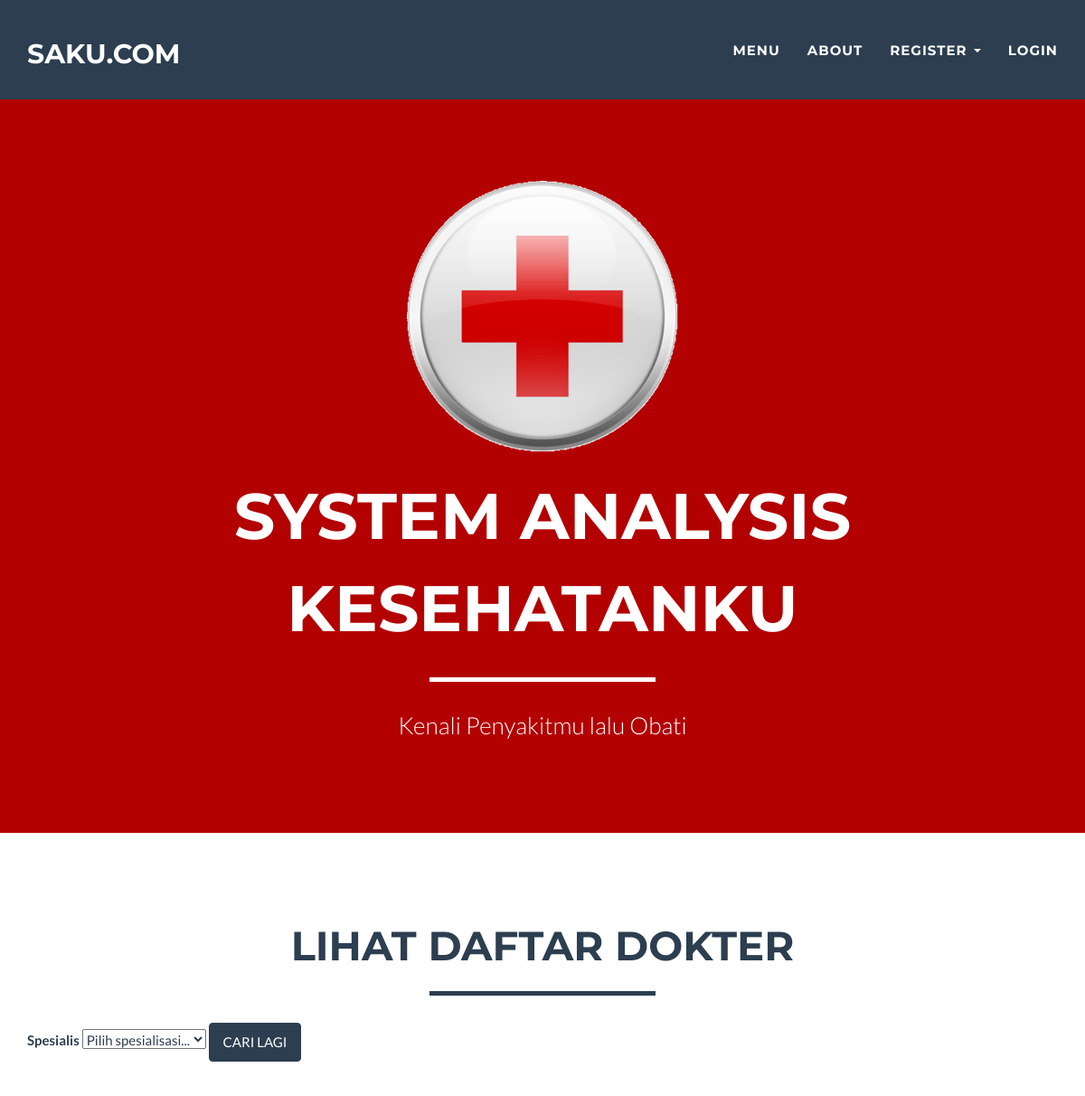
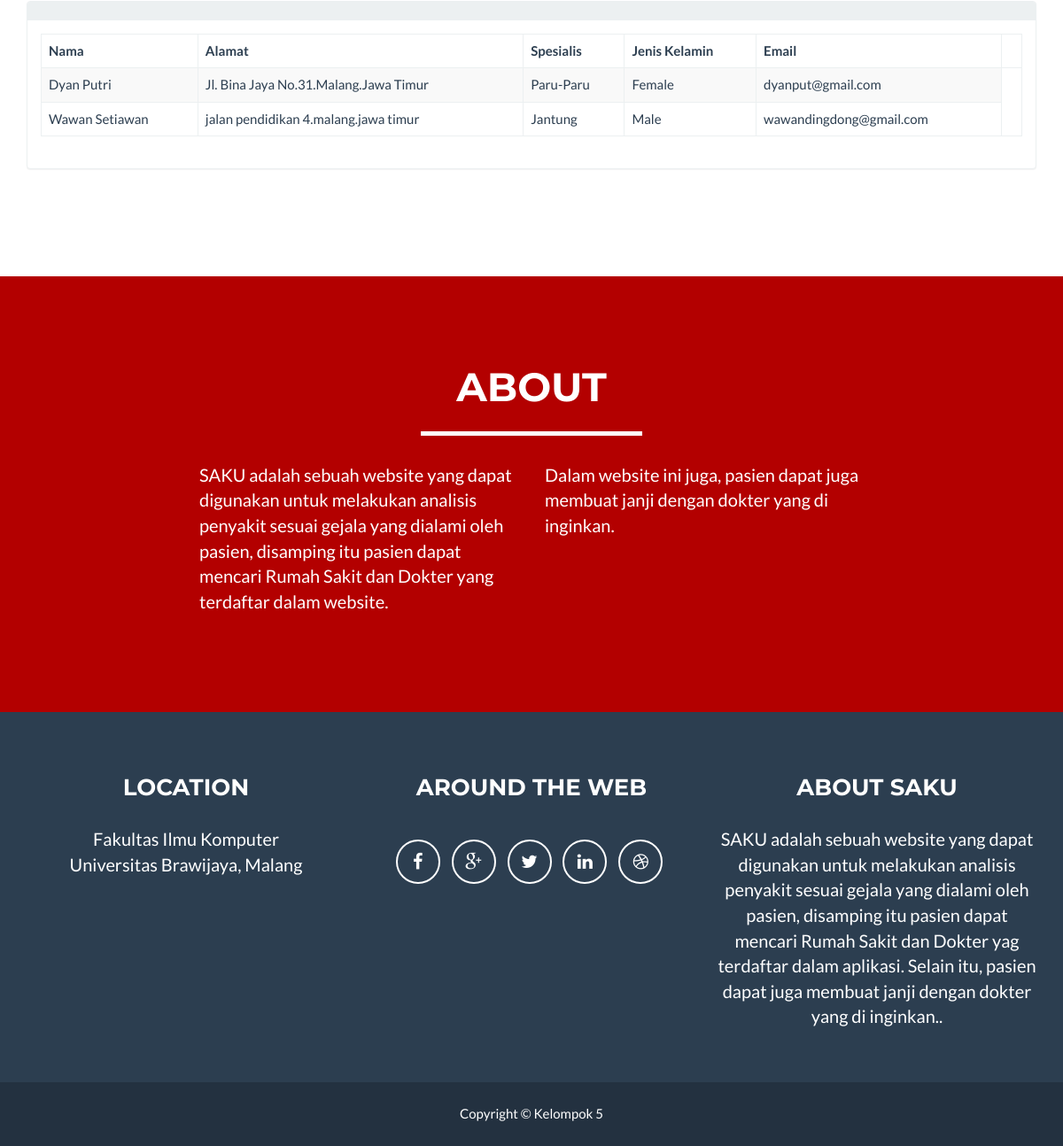
Screenshot of /index.php/home/dokter with the database file from the repository (2 pictures, top to bottom).
### tables this page shows
CREATE TABLE `user` (
  `First_Name` varchar(30) NOT NULL,
  `Last_Name` varchar(30) NOT NULL,
  `Alamat` varchar(100) NOT NULL,
  `Kota` varchar(50) NOT NULL,
  `Propinsi` varchar(30) NOT NULL,
  `Spesialis` varchar(20) NOT NULL,
  `Jenis_Kelamin` varchar(10) NOT NULL,
  `Username` varchar(25) NOT NULL,
  `Password` varchar(50) NOT NULL,
  `Tanggal_Lahir` varchar(50) NOT NULL,
  `Email` varchar(50) NOT NULL,
  `File` varchar(30) NOT NULL,
  `Level` int(1) NOT NULL
);

### application/controllers/Home.php (called while the page is built, shortened)
<?php if ( ! defined('BASEPATH')) exit('No direct script access allowed');
class Home extends CI_Controller {
			 ?>
		<?php
	public function dokter()
 {
 		$this->load->model('user_model');
        $user = $this->user_model->loadDataDokter();
        $this->load->vars('data', $user);
 		$this->load->view('Home/lihatdaftarDokter');
 }
}

### index.php (called while the page is built, shortened)
<?php
require_once BASEPATH.'core/CodeIgniter.php';

### application/models/user_model.php (called while the page is built, shortened)
<?php  if ( ! defined('BASEPATH')) exit('No direct script access allowed');
	class user_model extends CI_Model {
    	public function loadDataDokter() {
				$this->db->where('Level', 2);
			   $query = $this->db->get('user');
				return $query->result();
			}
}

### application/views/Home/lihatdaftarDokter.php (the view, shortened to what this page needs)
<!DOCTYPE html>
<html lang="en">
<head>
    <link href="<?php echo base_url(); ?>assets/home/css/bootstrap.min.css" rel="stylesheet">
    <link href="<?php echo base_url(); ?>assets/home/css/freelancer.css" rel="stylesheet">
    <link href="<?php echo base_url(); ?>assets/home/font-awesome/css/font-awesome.min.css" rel="stylesheet" type="text/css">
</head>
<body id="page-top" class="index">
    <nav class="navbar navbar-default navbar-fixed-top">
        <div class="container">
            <div class="navbar-header page-scroll">
                <a class="navbar-brand" href="#page-top">SAKU.COM</a>
            </div>
            <div class="collapse navbar-collapse" id="bs-example-navbar-collapse-1">
                <ul class="nav navbar-nav navbar-right">
                    <li class="page-scroll">
                        <a href="<?php echo base_url(); ?>">Menu</a>
                    </li>
                    <li class="page-scroll">
                        <a href="#about">About</a>
                    </li>
					<li class="dropdown">
                    <a href="#" class="dropdown-toggle" data-toggle="dropdown"> Register <b class="caret"></b></a>
                </li>
                    <li class="page-scroll">
                        <a href="<?php echo base_url(); ?>Home/login">Login</a>
                    </li>
                </ul>
            </div>
        </div>
    </nav>
    <header>
        <div class="container">
            <div class="row">
                <div class="col-lg-12">
                    <img class="img-responsive" src="<?php echo base_url(); ?>assets/home/img/dokter.png" alt="">
                    <div class="intro-text">
                        <span class="name">SYSTEM ANALYSIS KESEHATANKU</span>
                        <hr class="star-light">
                        <span class="skills">Kenali Penyakitmu lalu Obati</span>
                    </div>
                </div>
            </div>
        </div>
    </header>
    <section id="search">
        <div class="container">
            <div class="row">
                <div class="col-lg-12 text-center">
                    <h2>Lihat Daftar Dokter</h2>
                    <hr class="star-primary">
                </div>
            </div>
             <form id="form-search" action='<?php echo base_url(); ?>User/search2' method='get'>
    <div >
    <div >
    <label>Spesialis </label>
    <span class="dropdown">
    <select class="my-select" name='spesialis'>
    <option value="all">Pilih spesialisasi...</option>
    </select>
    <input type='submit' class="btn btn-primary" value='CARI LAGI'/>
    </span></div>
    <div class="large-4 medium-4 small-12 columns height-fixed">
    <div class="button-container">
      <p>&nbsp;</p>
    </div>
    </div>
    </div>
    </form>
                        <div class="panel panel-default">
                            <div class="panel-heading">
                  </div>
                            <div class="panel-body">
                                <div class="table-responsive">
        <table width="389" class="table table-bordered table-hover table-striped">
            <thead>
                <tr>
                    <th>Nama</th>
                    <th>Alamat</th>
                    <th>Spesialis</th>
                    <th>Jenis Kelamin</th>
                    <th>Email</th>
                    <th></th>
                </tr>
            </thead>
            <?php
            foreach ($data as $user) {
                print "<tr>";
                print "<td>";
                Print  $user->First_Name." ".$user->Last_Name;
                print "<td>";
                print $user->Alamat . "." . $user->Kota . "." . $user->Propinsi;
                print "<td>";
                print $user->Spesialis;
                print "<td>";
                print $user->Jenis_Kelamin;
                print "<td>";
                print $user->Email;
            }
            ?>
    </table>
    </section>
    <section class="success" id="about">
        <div class="container">
            <div class="row">
                <div class="col-lg-12 text-center">
                    <h2>About</h2>
                    <hr class="star-light">
                </div>
            </div>
            <div class="row">
                <div class="col-lg-4 col-lg-offset-2">
                    <p>SAKU adalah sebuah website yang dapat digunakan untuk melakukan analisis penyakit sesuai gejala yang dialami oleh pasien, disamping itu pasien dapat mencari Rumah Sakit dan Dokter yang terdaftar dalam website.</p>
                </div>
                <div class="col-lg-4">
                    <p>Dalam website ini juga, pasien dapat juga membuat janji dengan dokter yang di inginkan.</p>
                </div>
            </div>
        </div>
    </section>
    <footer class="text-center">
        <div class="footer-above">
            <div class="container">
                <div class="row">
                    <div class="footer-col col-md-4">
                        <h3>Location</h3>
                        <p>Fakultas Ilmu Komputer<br>Universitas Brawijaya, Malang</p>
                    </div>
                    <div class="footer-col col-md-4">
                        <h3>Around the Web</h3>
                        <ul class="list-inline">
                            <li>
                                <a href="#" class="btn-social btn-outline"><i class="fa fa-fw fa-facebook"></i></a>
                            </li>
                            <li>
                                <a href="#" class="btn-social btn-outline"><i class="fa fa-fw fa-google-plus"></i></a>
                            </li>
                            <li>
                                <a href="#" class="btn-social btn-outline"><i class="fa fa-fw fa-twitter"></i></a>
                            </li>
                            <li>
                                <a href="#" class="btn-social btn-outline"><i class="fa fa-fw fa-linkedin"></i></a>
                            </li>
                            <li>
                                <a href="#" class="btn-social btn-outline"><i class="fa fa-fw fa-dribbble"></i></a>
                            </li>
                        </ul>
                    </div>
                    <div class="footer-col col-md-4">
                        <h3>About SAKU</h3>
                        <p>SAKU adalah sebuah website yang dapat digunakan untuk melakukan analisis penyakit sesuai gejala yang dialami oleh pasien, disamping itu pasien dapat mencari Rumah Sakit dan Dokter yag terdaftar dalam aplikasi. Selain itu, pasien dapat juga membuat janji dengan dokter yang di inginkan.</a>.</p>
                    </div>
                </div>
            </div>
        </div>
        <div class="footer-below">
            <div class="container">
                <div class="row">
                    <div class="col-lg-12">
                        Copyright &copy; Kelompok 5
                    </div>
                </div>
            </div>
        </div>
    </footer>
</body>
</html>

### assets/home/css/freelancer.css (style rules this page uses)
body { overflow-x: hidden; }
p { font-size: 20px; }
a, a:hover, a:focus, a:active, a.active { outline: 0; color: #b30000; }
h1, h2, h3, h4, h5, h6 { text-transform: uppercase; font-family: Montserrat,"Helvetica Neue",Helvetica,Arial,sans-serif; font-weight: 700; }
hr.star-light, hr.star-primary { margin: 25px auto 30px; padding: 0; max-width: 250px; border: 0; border-top: solid 5px; text-align: center; }
hr.star-light:after, hr.star-primary:after { content: "\f005"; display: inline-block; position: relative; top: -.8em; padding: 0 .25em; font-family: FontAwesome; font-size: 2em; }
hr.star-light { border-color: #fff; }
hr.star-light:after { color: #fff; background-color: #b30000; }
hr.star-primary { border-color: #2c3e50; }
hr.star-primary:after { color: #2c3e50; background-color: #fff; }
header { text-align: center; color: #fff; background: #b30000; }
header .container { padding-top: 100px; padding-bottom: 50px; }
header img { display: block; margin: 0 auto 20px; }
header .intro-text .name { display: block; text-transform: uppercase; font-family: Montserrat,"Helvetica Neue",Helvetica,Arial,sans-serif; font-size: 2em; font-weight: 700; }
header .intro-text .skills { font-size: 1.25em; font-weight: 300; }
@media (min-width:768px) { header .container { padding-top: 200px; padding-bottom: 100px; } }
@media (min-width:768px) { header .intro-text .name { font-size: 4.75em; } }
@media (min-width:768px) { header .intro-text .skills { font-size: 1.75em; } }
@media (min-width:768px) { .navbar-fixed-top { padding: 25px 0; -webkit-transition: padding .3s; -moz-transition: padding .3s; transition: padding .3s; } }
@media (min-width:768px) { .navbar-fixed-top .navbar-brand { font-size: 2em; -webkit-transition: all .3s; -moz-transition: all .3s; transition: all .3s; } }
.navbar { text-transform: uppercase; font-family: Montserrat,"Helvetica Neue",Helvetica,Arial,sans-serif; font-weight: 700; }
.navbar .navbar-nav { letter-spacing: 1px; }
.navbar-default, .navbar-inverse { border: 0; }
section { padding: 100px 0; }
section h2 { margin: 0; font-size: 3em; }
section.success { color: #fff; background: #b30000; }
.btn-outline { margin-top: 15px; border: solid 2px #fff; font-size: 20px; color: #fff; background: 0 0; transition: all .3s ease-in-out; }
footer { color: #fff; }
footer h3 { margin-bottom: 30px; }
footer .footer-above { padding-top: 50px; background-color: #2c3e50; }
footer .footer-col { margin-bottom: 50px; }
footer .footer-below { padding: 25px 0; background-color: #233140; }
.btn-social { display: inline-block; width: 50px; height: 50px; border: 2px solid #fff; border-radius: 100%; text-align: center; font-size: 20px; line-height: 45px; }

### rows the page displays
user: First_Name "Dyan", Last_Name "Putri", Alamat "Jl. Bina Jaya No.31", Kota "Malang", Propinsi "Jawa Timur", Spesialis "Paru-Paru", Jenis_Kelamin "Female", Email "dyanput@gmail.com"
user: First_Name "Wawan", Last_Name "Setiawan", Alamat "jalan pendidikan 4", Kota "malang", Propinsi "jawa timur", Spesialis "Jantung", Jenis_Kelamin "Male", Email "wawandingdong@gmail.com"
